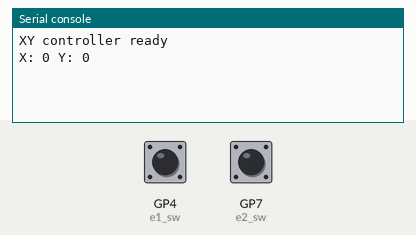
Recording of a program running on a simulated Raspberry Pi Pico running MicroPython. On the bench: the last lines printed to the serial console. Wiring (from the project's diagram.json): rotary encoder A on GP2, rotary encoder B on GP3, button encoder on GP4, rotary encoder A on GP5, rotary encoder B on GP6, button encoder on GP7. Inputs (shaded band) come from the test bench; at power-on: GP4 (e1_sw) HIGH, GP7 (e2_sw) HIGH.

Above: at 1.2 s.
1.3 s: GP4 (e1_sw) pulled LOW for 0.15 s
At 2.4 s:
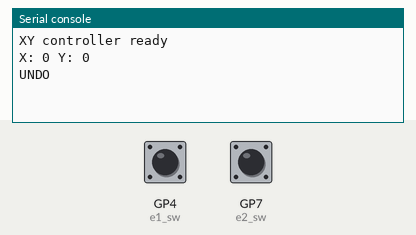
2.9 s: GP7 (e2_sw) pulled LOW for 0.15 s
At 3.6 s:
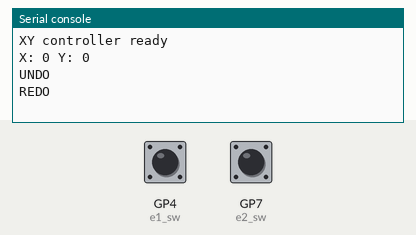

The program:

blink.py
```python
from machine import Pin
import utime

# Encoder 1 pin mapping (Y axis)
E1_CLK_PIN = 2
E1_DT_PIN = 3
E1_SW_PIN = 4

# Encoder 2 pin mapping (X axis)
E2_CLK_PIN = 5
E2_DT_PIN = 6
E2_SW_PIN = 7

# Create pins (active-low with pull-ups)
e1_clk = Pin(E1_CLK_PIN, Pin.IN, Pin.PULL_UP)
e1_dt = Pin(E1_DT_PIN, Pin.IN, Pin.PULL_UP)
e1_sw = Pin(E1_SW_PIN, Pin.IN, Pin.PULL_UP)

e2_clk = Pin(E2_CLK_PIN, Pin.IN, Pin.PULL_UP)
e2_dt = Pin(E2_DT_PIN, Pin.IN, Pin.PULL_UP)
e2_sw = Pin(E2_SW_PIN, Pin.IN, Pin.PULL_UP)

# XY coordinate state
x = 0
y = 0

last_clk1 = e1_clk.value()
last_clk2 = e2_clk.value()
last_btn1_ms = 0
last_btn2_ms = 0


def print_xy():
    print("X:", x, "Y:", y)


def on_rotate_1(pin):
    global y, last_clk1
    current_clk = e1_clk.value()

    # Step once per detent edge to avoid double counting.
    if last_clk1 == 1 and current_clk == 0:
        if e1_dt.value() == 1:
            y += 1
        else:
            y -= 1
        print_xy()

    last_clk1 = current_clk


def on_rotate_2(pin):
    global x, last_clk2
    current_clk = e2_clk.value()

    # Step once per detent edge to avoid double counting.
    if last_clk2 == 1 and current_clk == 0:
        if e2_dt.value() == 1:
            x += 1
        else:
            x -= 1
        print_xy()

    last_clk2 = current_clk


def on_button_1(pin):
    global last_btn1_ms
    now = utime.ticks_ms()
    if utime.ticks_diff(now, last_btn1_ms) > 200:
        print("UNDO")
        last_btn1_ms = now


def on_button_2(pin):
    global last_btn2_ms
    now = utime.ticks_ms()
    if utime.ticks_diff(now, last_btn2_ms) > 200:
        print("REDO")
        last_btn2_ms = now


# IRQs
e1_clk.irq(trigger=Pin.IRQ_RISING | Pin.IRQ_FALLING, handler=on_rotate_1)
e1_sw.irq(trigger=Pin.IRQ_FALLING, handler=on_button_1)

e2_clk.irq(trigger=Pin.IRQ_RISING | Pin.IRQ_FALLING, handler=on_rotate_2)
e2_sw.irq(trigger=Pin.IRQ_FALLING, handler=on_button_2)

print("XY controller ready")
print_xy()

while True:
    utime.sleep_ms(100)
```

Measured:
- after the input at 1.3 s, the serial console: prints a new line at once (image 1)
- after the input at 2.9 s, the serial console: prints a new line at once (image 2)
